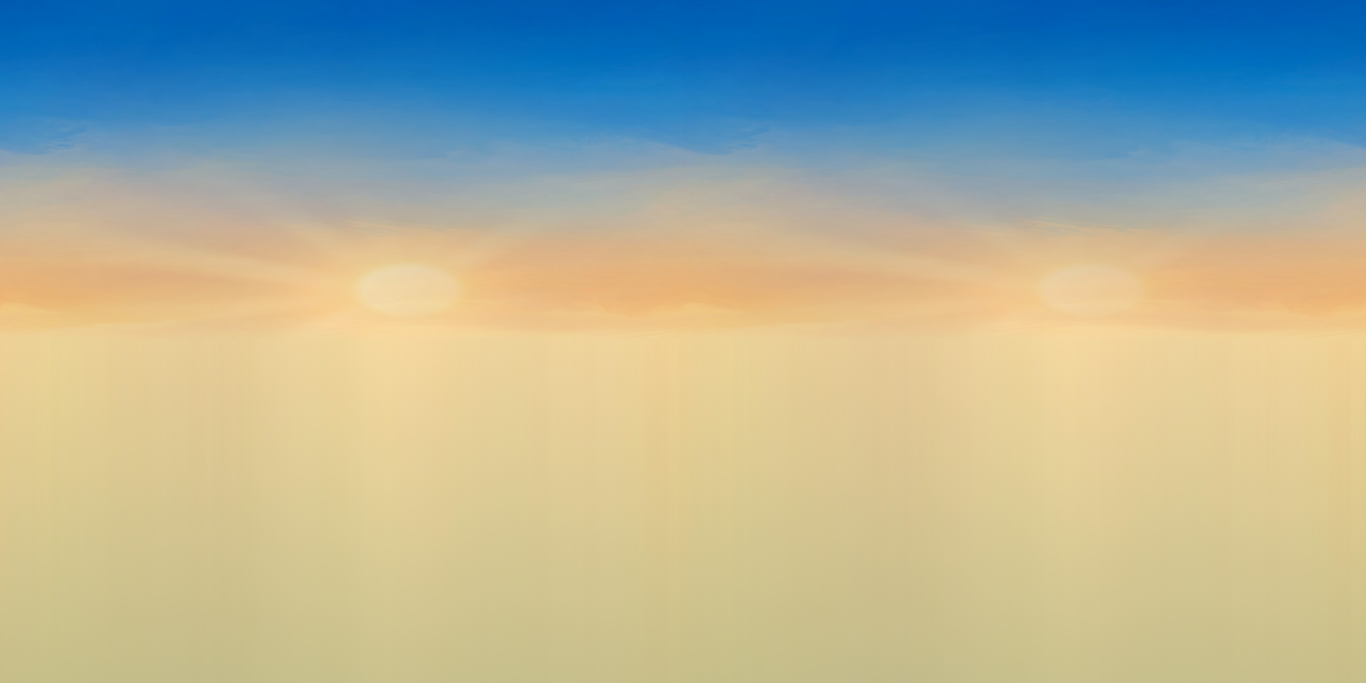
#> input picture art-src/ui_raw/sky_warm.jpg, 4096 x 2048 px, given in place of bark.jpg, which was not available (shown at 1/3 size)
$ python make_textures.py ui_raw
#> lines starting #> are read from the running program, lines starting #| are printed output that depends on the picture; pictures that were not available may be replaced by others from this repository, and a replacement may not be noted
#> further down, im is the input picture: PIL image 4096x2048 RGB; mean R, G, B 171.9, 177, 156.8
"""Turns the raw Create Art generations into seamless 1024px tiles in assets/textures.
usage: python3 -I art-src/make_textures.py <raw dir>"""
import sys, numpy as np
from PIL import Image

raw = sys.argv[1]
out = 'assets/textures'

def square(img, box=None):
    w, h = img.size
#> w = 4096; h = 2048
    if box: return img.crop(box)
    s = min(w, h); x = (w - s) // 2; y = (h - s) // 2
#> after `s = min(w, h)`: s = 2048
#> after `x = (w - s) // 2`: x = 1024
#> after `y = (h - s) // 2`: y = 0
    return img.crop((x, y, x + s, y + s))
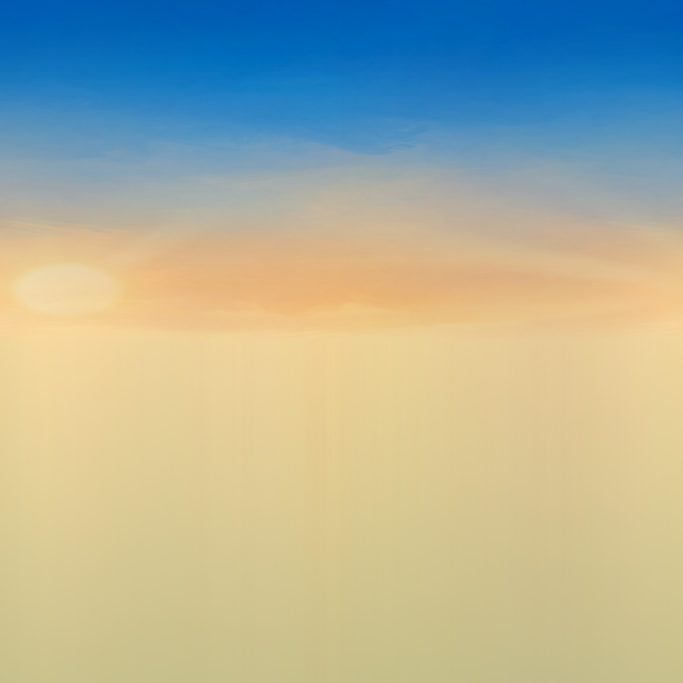
#> returned value: PIL image 2048x2048 RGB (shown at 1/3 size); mean R, G, B 171.8, 176.9, 156.9

def seamless(img, size=1024):
#> called with size = 1024
    img = img.resize((size, size), Image.LANCZOS)
    a = np.asarray(img).astype(np.float32)
    r = np.roll(a, (size // 2, size // 2), (0, 1))
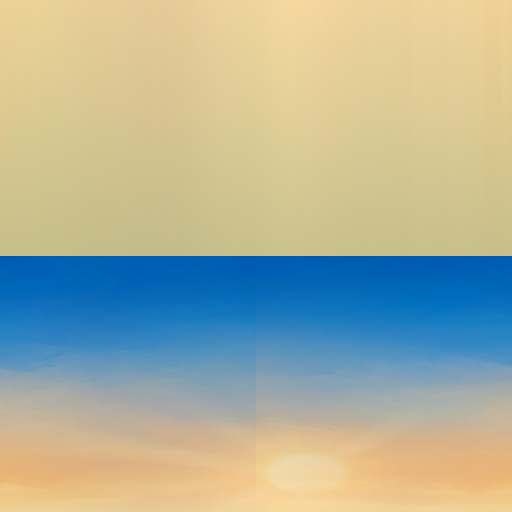
#> r: shape (1024, 1024, 3) float32 (shown at 1/2 size); mean R, G, B 171.7, 176.7, 157
    t = np.abs(np.linspace(-1, 1, size))
    w = (1 - t) ** 0.75
    m = np.minimum.outer(w, w)[..., None]  # 1 in the middle, 0 on every edge
    return Image.fromarray(np.clip(a * m + r * (1 - m), 0, 255).astype(np.uint8))
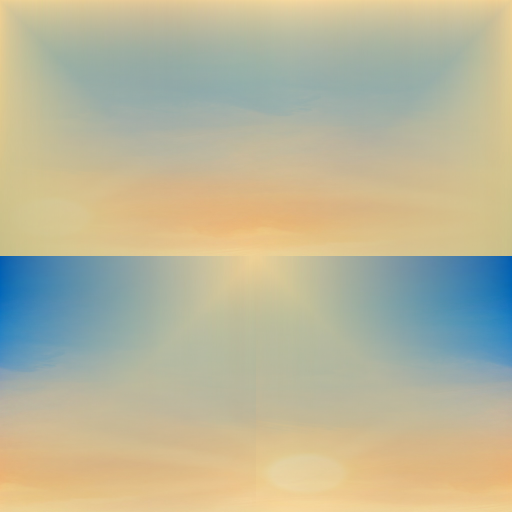
#> returned value: PIL image 1024x1024 RGB (shown at 1/2 size); mean R, G, B 185.5, 182, 154.1

def hue_shift(img, fn, sat=1.0, val=1.0):
    hsv = np.asarray(img.convert('HSV')).astype(np.float32)
    hsv[..., 0] = fn(hsv[..., 0]) % 256
    hsv[..., 1] = np.clip(hsv[..., 1] * sat, 0, 255)
    hsv[..., 2] = np.clip(hsv[..., 2] * val, 0, 255)
    return Image.fromarray(hsv.astype(np.uint8), 'HSV').convert('RGB')

jobs = {
    'bark': (None, None),
    'thatch': (None, None),
    'stone': (None, None),
    'planks': ((1390, 225, 4120, 2855), None),
    'grass': (None, lambda i: hue_shift(i, lambda h: np.where(h < 60, h + 26, h), 1.1, 1.18)),
    'leaves': (None, lambda i: hue_shift(i, lambda h: np.where(h < 48, h + 42, h + 6), 1.05, 1.08)),
}
for name, (box, post) in jobs.items():
#> (the run stopped early here; a loop or call above may not have finished)
